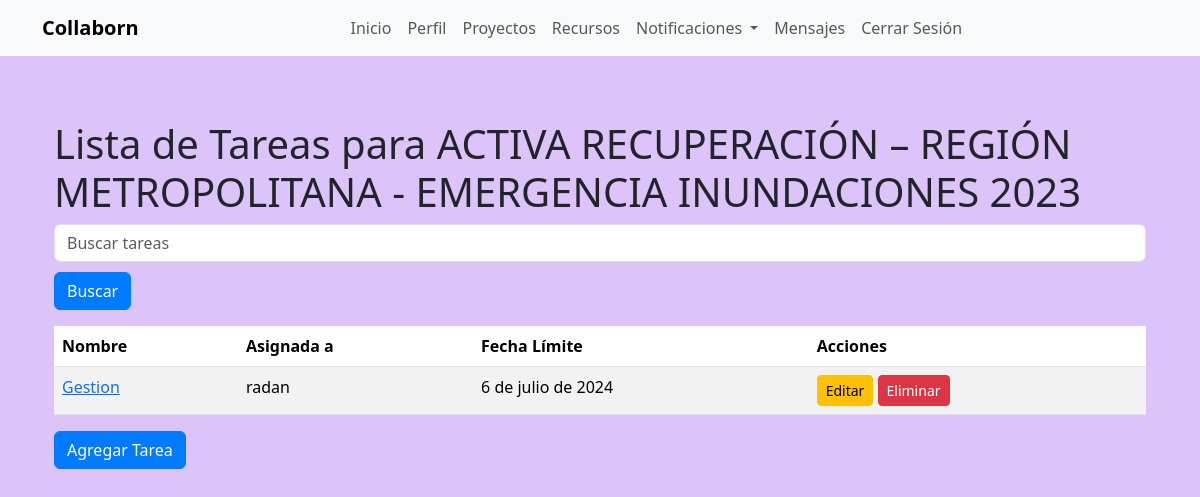
The app's page /tareas/listar/2/ (signed in), older data.
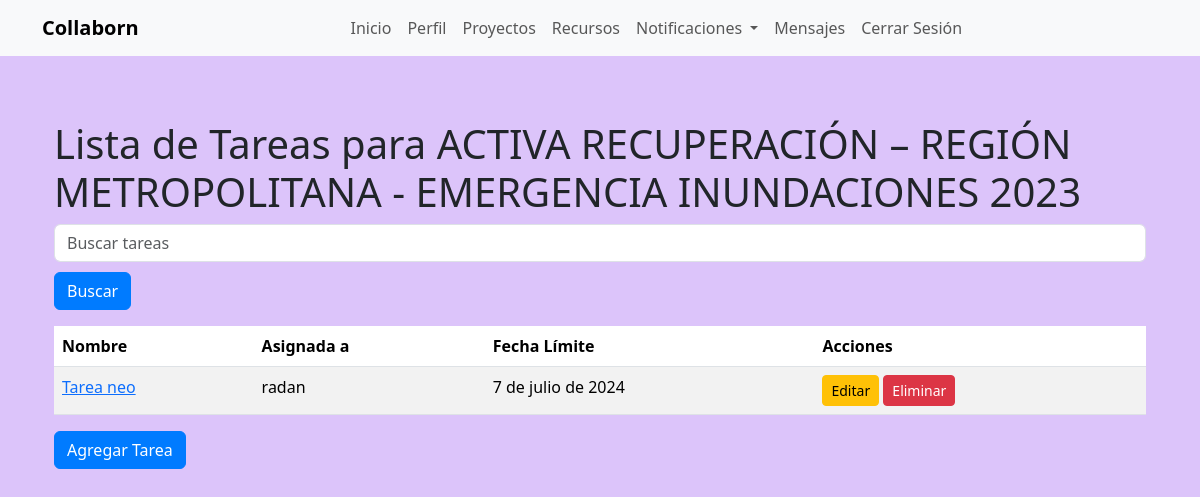
The same page, newer data.
### myapp/models.py (models this page shows, shortened)
class Tarea(models.Model):
    proyecto = models.ForeignKey(Proyecto, related_name='tareas', on_delete=models.CASCADE)
    nombre = models.CharField(max_length=200)
    descripcion = models.TextField(blank=True, null=True)
    completada = models.BooleanField(default=False)
    fecha_limite = models.DateField(blank=True, null=True)
    asignada_a = models.ForeignKey(User, related_name='tareas_asignadas', on_delete=models.SET_NULL, blank=True, null=True)

### myapp/views.py (the view)
# urls.py: path('tareas/listar/<int:proyecto_id>/', views.listar_tareas, name='listar_tareas'),
@login_required
def listar_tareas(request, proyecto_id):
    proyecto = get_object_or_404(Proyecto, id=proyecto_id)
    tareas = Tarea.objects.filter(proyecto=proyecto)
    query = request.GET.get('q')
    if query:
        tareas = tareas.filter(nombre__icontains=query)
    return render(request, 'myapp/listar_tareas.html', {'proyecto': proyecto, 'tareas': tareas})

### myapp/templates/myapp/listar_tareas.html (shortened to what this page needs)
{% extends 'myapp/base.html' %}
{% block content %}
<div class="container mt-5">
    <h1>Lista de Tareas para {{ proyecto.nombre }}</h1>
    <form method="get" class="form-inline mb-3">
        <input type="text" name="q" class="form-control mr-2" placeholder="Buscar tareas">
        <button type="submit" class="btn btn-primary">Buscar</button>
    </form>
    <table class="table table-striped">
        <thead>
            <tr>
                <th>Nombre</th>
                <th>Asignada a</th>
                <th>Fecha Límite</th>
                <th>Acciones</th>
            </tr>
        </thead>
        <tbody>
            {% for tarea in tareas %}
            <tr>
                <td><a href="{% url 'detalle_tarea' tarea.id %}">{{ tarea.nombre }}</a></td>
                <td>{{ tarea.asignada_a.username }}</td>
                <td>{{ tarea.fecha_limite }}</td>
                <td>
                    <a href="{% url 'editar_tarea' tarea.id %}" class="btn btn-sm btn-warning">Editar</a>
                    <button type="button" class="btn btn-sm btn-danger" data-toggle="modal" data-target="#confirmDeleteModal" data-tarea-id="{{ tarea.id }}">Eliminar</button>
                </td>
            </tr>
            {% endfor %}
        </tbody>
    </table>
    <a href="{% url 'agregar_tarea' proyecto.id %}" class="btn btn-primary">Agregar Tarea</a>
</div>
{% endblock %}

Row changes from the older to the newer data that the page shows:
removed Tarea: nombre "Gestion", asignada_a.username "radan", fecha_limite "6 de julio de 2024"
added Tarea: nombre "Tarea neo", asignada_a.username "radan", fecha_limite "7 de julio de 2024"
